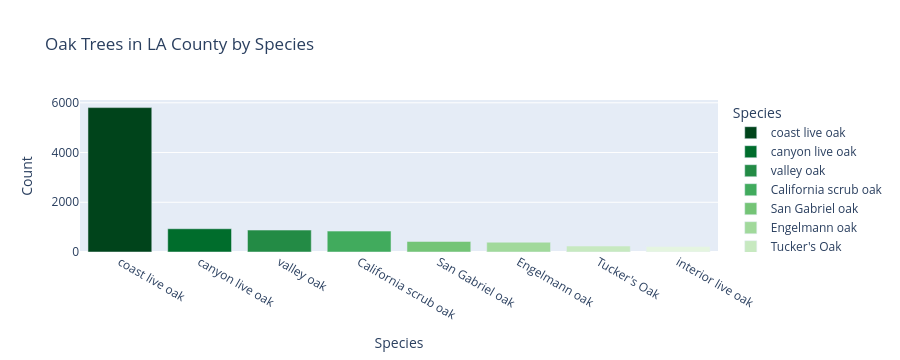

Here is the notebook cell this chart was saved with:
### Code cell
# plot the top 8 observed species
fig = px.bar(oak_by_species.head(8),
       x='common_name',
       y='count',
       title='Oak Trees in LA County by Species',
       color='common_name',
       color_discrete_sequence=px.colors.sequential.Greens_r,
       labels={'common_name': 'Species', 'count': 'Count'})

fig.show()

### Figure 1 — Plotly figure (JSON) as saved in the notebook; plotly's stock layout.template omitted (floating-point values rounded to 4 significant figures)
{"data": [{"alignmentgroup": "True", "hovertemplate": "Species=%{x}<br>Count=%{y}<extra></extra>", "legendgroup": "coast live oak", "marker": {"color": "rgb(0,68,27)", "pattern": {"shape": ""}}, "name": "coast live oak", "offsetgroup": "coast live oak", "orientation": "v", "showlegend": true, "textposition": "auto", "type": "bar", "x": ["coast live oak"], "xaxis": "x", "y": [5807], "yaxis": "y"}, {"alignmentgroup": "True", "hovertemplate": "Species=%{x}<br>Count=%{y}<extra></extra>", "legendgroup": "canyon live oak", "marker": {"color": "rgb(0,109,44)", "pattern": {"shape": ""}}, "name": "canyon live oak", "offsetgroup": "canyon live oak", "orientation": "v", "showlegend": true, "textposition": "auto", "type": "bar", "x": ["canyon live oak"], "xaxis": "x", "y": [935], "yaxis": "y"}, {"alignmentgroup": "True", "hovertemplate": "Species=%{x}<br>Count=%{y}<extra></extra>", "legendgroup": "valley oak", "marker": {"color": "rgb(35,139,69)", "pattern": {"shape": ""}}, "name": "valley oak", "offsetgroup": "valley oak", "orientation": "v", "showlegend": true, "textposition": "auto", "type": "bar", "x": ["valley oak"], "xaxis": "x", "y": [882], "yaxis": "y"}, {"alignmentgroup": "True", "hovertemplate": "Species=%{x}<br>Count=%{y}<extra></extra>", "legendgroup": "California scrub oak", "marker": {"color": "rgb(65,171,93)", "pattern": {"shape": ""}}, "name": "California scrub oak", "offsetgroup": "California scrub oak", "orientation": "v", "showlegend": true, "textposition": "auto", "type": "bar", "x": ["California scrub oak"], "xaxis": "x", "y": [840], "yaxis": "y"}, {"alignmentgroup": "True", "hovertemplate": "Species=%{x}<br>Count=%{y}<extra></extra>", "legendgroup": "San Gabriel oak", "marker": {"color": "rgb(116,196,118)", "pattern": {"shape": ""}}, "name": "San Gabriel oak", "offsetgroup": "San Gabriel oak", "orientation": "v", "showlegend": true, "textposition": "auto", "type": "bar", "x": ["San Gabriel oak"], "xaxis": "x", "y": [424], "yaxis": "y"}, {"alignmentgroup": "True", "hovertemplate": "Species=%{x}<br>Count=%{y}<extra></extra>", "legendgroup": "Engelmann oak", "marker": {"color": "rgb(161,217,155)", "pattern": {"shape": ""}}, "name": "Engelmann oak", "offsetgroup": "Engelmann oak", "orientation": "v", "showlegend": true, "textposition": "auto", "type": "bar", "x": ["Engelmann oak"], "xaxis": "x", "y": [393], "yaxis": "y"}, {"alignmentgroup": "True", "hovertemplate": "Species=%{x}<br>Count=%{y}<extra></extra>", "legendgroup": "Tucker's Oak", "marker": {"color": "rgb(199,233,192)", "pattern": {"shape": ""}}, "name": "Tucker's Oak", "offsetgroup": "Tucker's Oak", "orientation": "v", "showlegend": true, "textposition": "auto", "type": "bar", "x": ["Tucker's Oak"], "xaxis": "x", "y": [239], "yaxis": "y"}, {"alignmentgroup": "True", "hovertemplate": "Species=%{x}<br>Count=%{y}<extra></extra>", "legendgroup": "interior live oak", "marker": {"color": "rgb(229,245,224)", "pattern": {"shape": ""}}, "name": "interior live oak", "offsetgroup": "interior live oak", "orientation": "v", "showlegend": true, "textposition": "auto", "type": "bar", "x": ["interior live oak"], "xaxis": "x", "y": [217], "yaxis": "y"}], "layout": {"barmode": "relative", "height": 360, "legend": {"title": {"text": "Species"}, "tracegroupgap": 0}, "title": {"text": "Oak Trees in LA County by Species"}, "xaxis": {"anchor": "y", "autorange": true, "categoryarray": ["coast live oak", "canyon live oak", "valley oak", "California scrub oak", "San Gabriel oak", "Engelmann oak", "Tucker's Oak", "interior live oak"], "categoryorder": "array", "domain": [0, 1], "range": [-0.5, 7.5], "title": {"text": "Species"}, "type": "category"}, "yaxis": {"anchor": "x", "autorange": true, "domain": [0, 1], "range": [0, 6113.0], "title": {"text": "Count"}, "type": "linear"}}}
